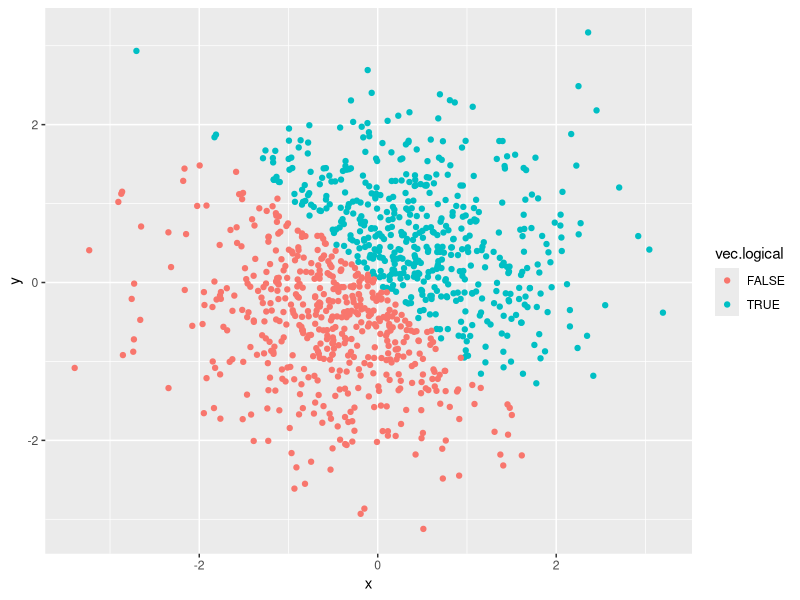
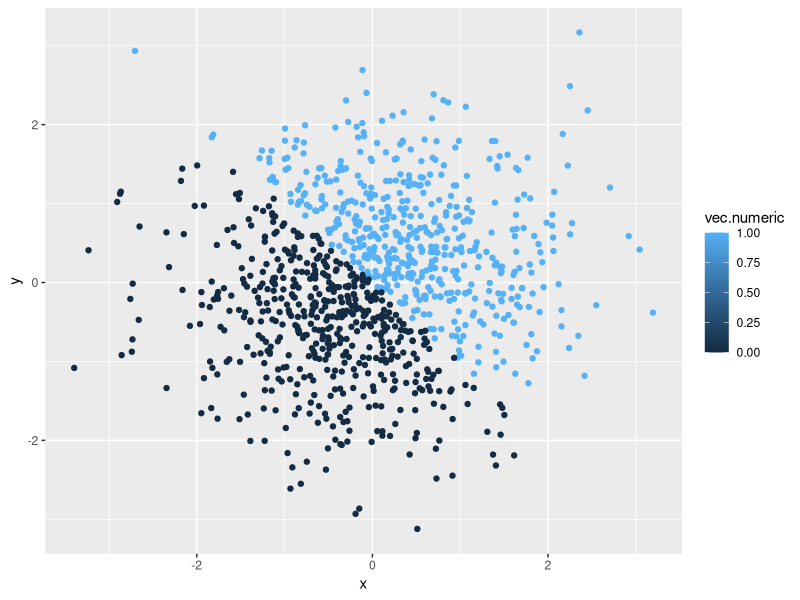
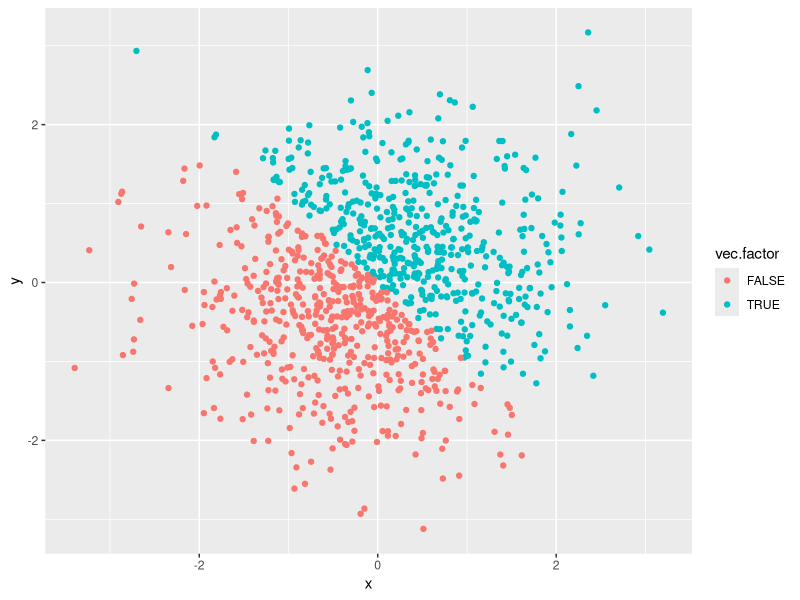
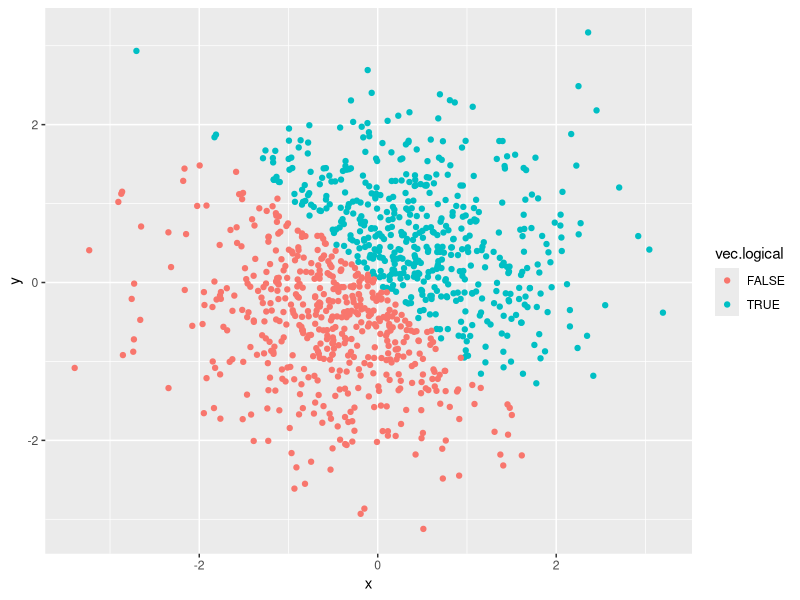

The R script that drew these images, in order:
## ---- chunk 1
library(tidyverse)
set.seed(1234)
question1_df = tibble(
  vec.numeric = runif(n = 10, min = 0, max = 5),
  vec.logical = c(vec.numeric > 2),
  vec.char = c("My", "name", "is", "Anu", "and", "this", 
               "is", "my", "homework", "attempt"),
  vec.factor = factor(c("male", "male", "female", "female", "male", 
                        "male", "female", "female", "male", "male"))
)
## ---- chunk 2
mean (question1_df$vec.numeric)
### mean = 2.446132
### this was able to work because we are just taking the means of numeric values 
mean (question1_df$vec.logical)
### mean = 0.7
### this was able to work because things labelled as True were counted as 1 and False were counted as 2, then the mean was taken of these numeric values. 
mean (question1_df$vec.char)
### Mean = N/a
### We are unable to take a mean of this variable because it is not numeric or logical
mean (question1_df$vec.factor)
### Mean = N/a
### We are unable to take a mean of this variable because it is not numeric or logical
## ---- chunk 3
as.numeric(question1_df$vec.logical)
as.numeric(question1_df$vec.char)
as.numeric(question1_df$vec.factor)
## ---- chunk 4
as.numeric(as.factor(question1_df$vec.char))
### This code turned the character words each into a factor (so it assigned each word a factor) then each factor was given a number when it got convered to numeric. 
as.numeric(as.character(question1_df$vec.factor))
### This code simply produced NAs for all the entries as the factors were unable to be converted to characters. 
## ---- chunk 5
set.seed(1234)

question2_df = tibble(
  x = rnorm(1000),
  y = rnorm(1000),
  vec.logical =  x + y > 0,
  vec.numeric = as.numeric(vec.logical),
  vec.factor = as.factor(vec.logical)
)  
## ---- chunk 6
ggplot(question2_df, aes(x = x, y = y, color = vec.logical)) + geom_point()
ggsave("scatter_plot.pdf", height = 4, width = 6)
### green is true, red is false 
###this was saved using ggsave
ggplot(question2_df, aes(x = x, y = y, color = vec.numeric)) + geom_point()
### the colors are a range, the darkest blue/black is 0 and the lightest blue is 1
ggplot(question2_df, aes(x = x, y = y, color = vec.factor)) + geom_point()
### green is true, red is false 
